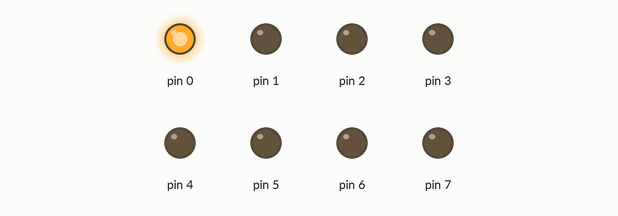
Recording of a sketch running on a simulated Arduino Uno, built with avr-gcc and run on an emulated ATmega328P. Parts: output pins drawn as LEDs (lit = HIGH).

Above: at 0.07 s.
At 0.67 s:
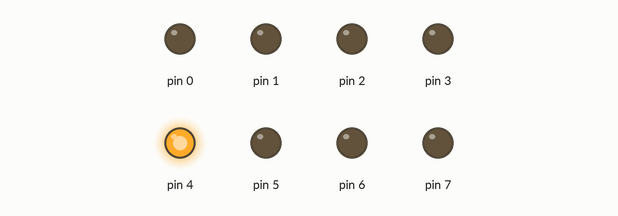
At 0.97 s:
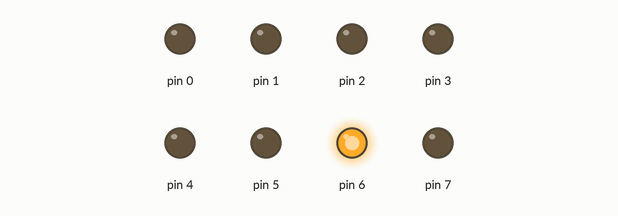
At 1.42 s:
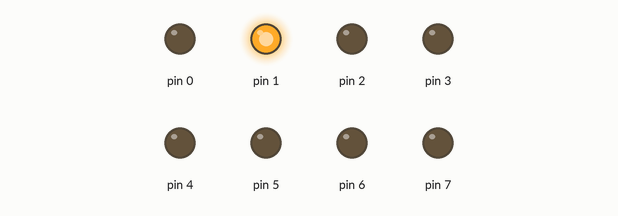
At 2.02 s:
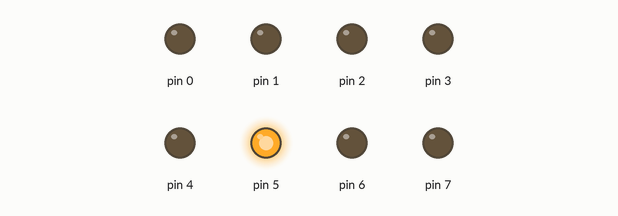
At 2.77 s:
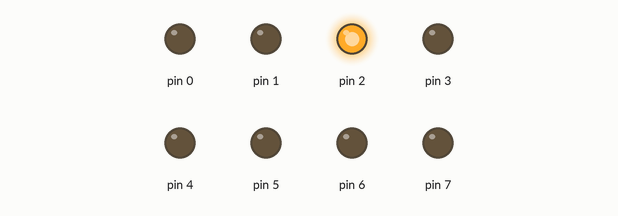
Timing chart, 0 to 3.1 s (numbered marks = the images above):
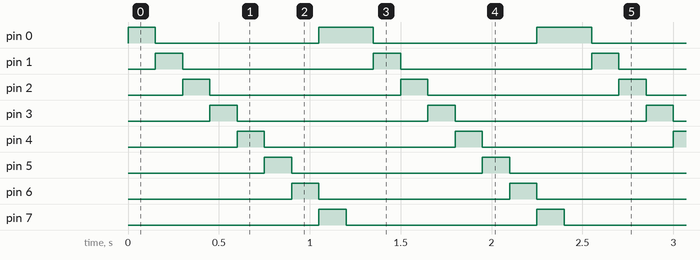

The sketch:

luzes-dancantes1.ino
```cpp
// C++
int t = 150;

void setup()
{
 DDRD = 0b11111111;
}

void loop()
{
PORTD = 0b00000001;
delay (t);

PORTD = 0b00000010;
delay (t) ;

PORTD = 0b00000100;
delay (t);

PORTD = 0b00001000;
delay (t);

PORTD = 0b00010000;
delay (t);

PORTD = 0b00100000;
delay(t);

PORTD = 0b01000000;
delay (t);

PORTD = 0b10000001;
delay (t);
}
```

Measured:
- by itself, pin 0: repeats every 1.2 s: LOW 0.90 s, HIGH 0.30 s
- by itself, pin 1–7: alternates HIGH for 0.15 s and LOW for 1.1 s
- by itself, everything shown: repeats every 1.2 s, in 8 steps
